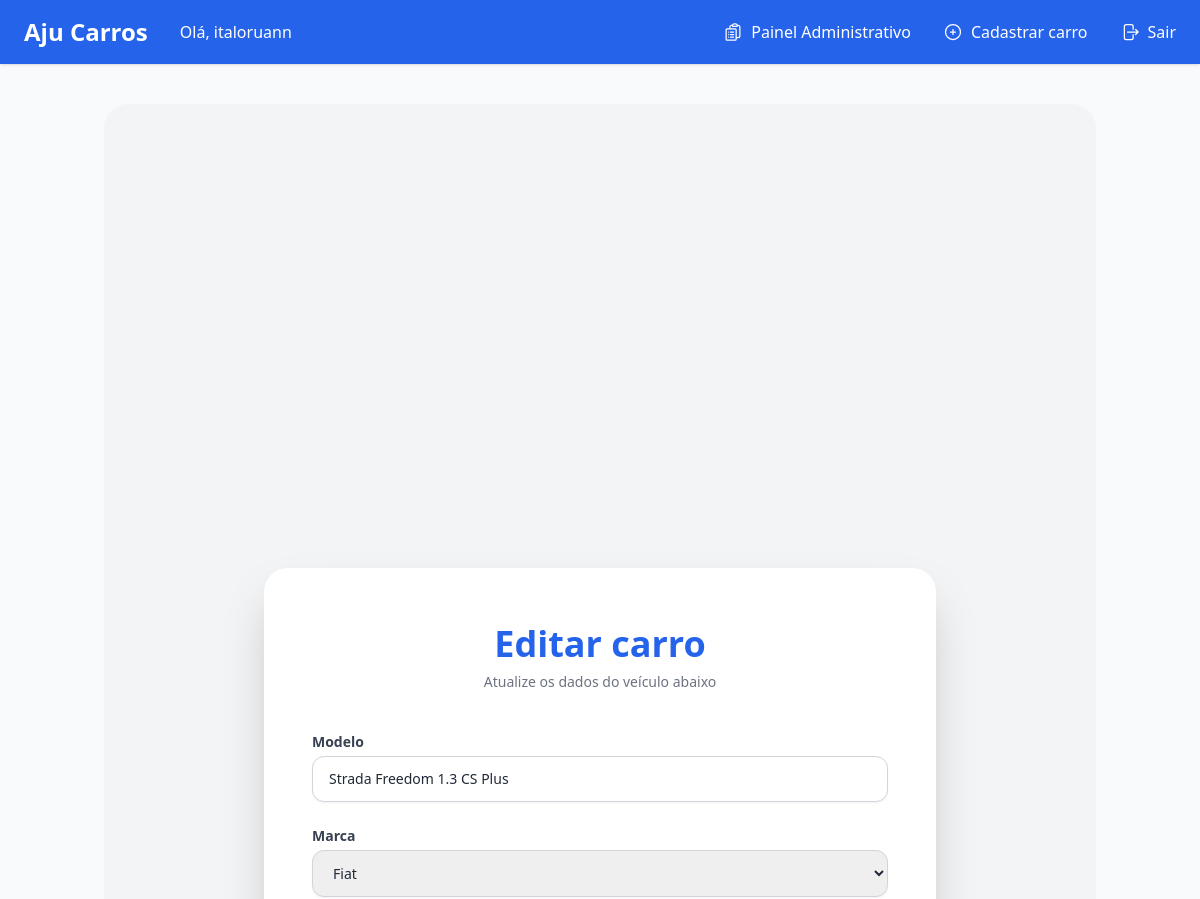
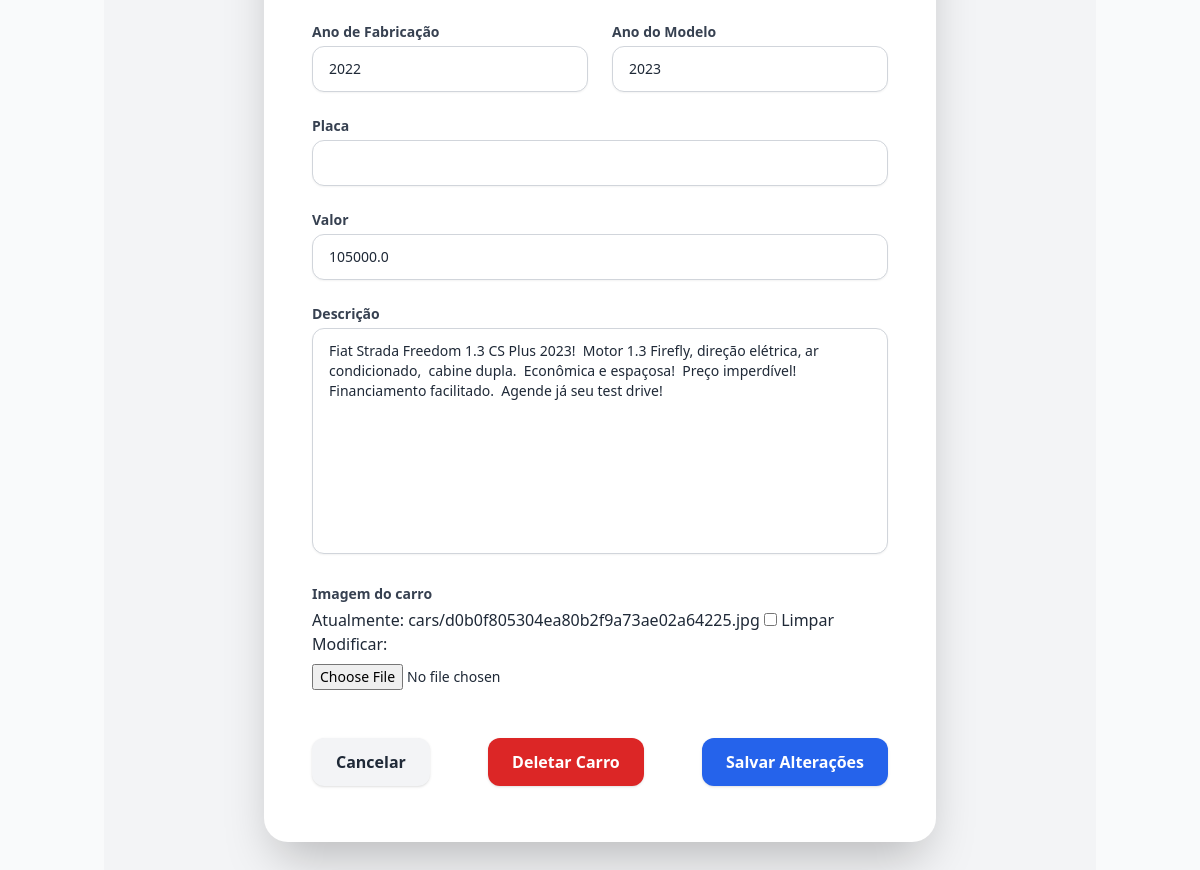
The app's page /car/40/update/ (signed in) with its own data (2 pictures, top to bottom).
### cars/models.py (models this page shows, shortened)
class Car(models.Model):
    id = models.AutoField(primary_key=True)
    model = models.CharField(max_length=200)
    brand = models.ForeignKey(Brand, on_delete=PROTECT, related_name='car_brand')
    factory_year = models.IntegerField(null=True, blank=True)
    model_year = models.IntegerField(null=True, blank=True)
    plate = models.CharField(null=True, blank=True, max_length=7)
    value = models.FloatField(null=True, blank=True)
    photo = models.ImageField(upload_to='cars/', null=True, blank=True)
    description = models.TextField(null=True, blank=True)

### cars/views.py (the view, shortened to what this page needs)
# urls.py: path('car/<int:pk>/update/', CarUpdateView.as_view(), name='car_update'),
class CarUpdateView(LoginRequiredMixin, UpdateView):
    login_url = '/login/'
    model = Car
    form_class = CarModelForm
    template_name = 'car_update.html'

### cars/forms.py (shortened to what this page needs)
class CarModelForm(forms.ModelForm):
    year_now = datetime.now().year
    class Meta:
        model = Car
        fields = "__all__"
    def __init__(self, *args, **kwargs):
        super().__init__(*args, **kwargs)
        required_fields = ['model', 'brand', 'factory_year', 'model_year', 'value']
        for field in required_fields:
            self.fields[field].required = True

### cars/models.py (called while the page is built)
    def __str__(self):
        return self.name

### cars/templates/car_update.html (shortened to what this page needs)
{% extends "base.html" %}
{% load widget_tweaks %}
{% block content %}
<div class="w-full max-w-2xl mx-auto bg-white rounded-3xl shadow-2xl px-8 py-12 sm:px-12 sm:py-14 mt-10">
  <div class="mb-10 text-center">
    <h2 class="text-4xl font-extrabold text-blue-600">Editar carro</h2>
    <p class="text-gray-500 text-sm mt-2">Atualize os dados do veículo abaixo</p>
  </div>
  <form method="POST" enctype="multipart/form-data" class="space-y-6">
    <div>
      <label for="{{ form.model.id_for_label }}" class="block text-sm font-semibold text-gray-700 mb-1">Modelo</label>
      {{ form.model|add_class:"w-full px-4 py-3 border border-gray-300 rounded-xl shadow-sm focus:outline-none focus:ring-2 focus:ring-blue-500 focus:border-blue-500 text-sm" }}
    </div>
    <div>
      <label for="{{ form.brand.id_for_label }}" class="block text-sm font-semibold text-gray-700 mb-1">Marca</label>
      {{ form.brand|add_class:"w-full px-4 py-3 border border-gray-300 rounded-xl shadow-sm focus:outline-none focus:ring-2 focus:ring-blue-500 focus:border-blue-500 text-sm" }}
    </div>
    <div class="grid grid-cols-1 sm:grid-cols-2 gap-6">
      <div>
        <label for="{{ form.factory_year.id_for_label }}" class="block text-sm font-semibold text-gray-700 mb-1">Ano de Fabricação</label>
        {{ form.factory_year|add_class:"w-full px-4 py-3 border border-gray-300 rounded-xl shadow-sm focus:outline-none focus:ring-2 focus:ring-blue-500 focus:border-blue-500 text-sm" }}
      </div>
      <div>
        <label for="{{ form.model_year.id_for_label }}" class="block text-sm font-semibold text-gray-700 mb-1">Ano do Modelo</label>
        {{ form.model_year|add_class:"w-full px-4 py-3 border border-gray-300 rounded-xl shadow-sm focus:outline-none focus:ring-2 focus:ring-blue-500 focus:border-blue-500 text-sm" }}
      </div>
    </div>
    <div>
      <label for="{{ form.plate.id_for_label }}" class="block text-sm font-semibold text-gray-700 mb-1">Placa</label>
      {{ form.plate|add_class:"w-full px-4 py-3 border border-gray-300 rounded-xl shadow-sm focus:outline-none focus:ring-2 focus:ring-blue-500 focus:border-blue-500 text-sm" }}
    </div>
    <div>
      <label for="{{ form.value.id_for_label }}" class="block text-sm font-semibold text-gray-700 mb-1">Valor</label>
      {{ form.value|add_class:"w-full px-4 py-3 border border-gray-300 rounded-xl shadow-sm focus:outline-none focus:ring-2 focus:ring-blue-500 focus:border-blue-500 text-sm" }}
    </div>
    <div>
      <label for="{{ form.description.id_for_label }}" class="block text-sm font-semibold text-gray-700 mb-1">Descrição</label>
      {{ form.description|add_class:"w-full px-4 py-3 border border-gray-300 rounded-xl shadow-sm focus:outline-none focus:ring-2 focus:ring-blue-500 focus:border-blue-500 text-sm resize-none" }}
    </div>
    <div>
      <label for="{{ form.photo.id_for_label }}" class="block text-sm font-semibold text-gray-700 mb-1">Imagem do carro</label>
      {{ form.photo|add_class:"w-full text-sm mt-2" }}
    </div>
    <div class="flex flex-col sm:flex-row justify-between gap-4 pt-6">
      <a href="{% url 'cars_list' %}"
        class="w-full sm:w-auto bg-gray-100 hover:bg-gray-200 text-gray-800 font-semibold py-3 px-6 rounded-xl shadow text-center transition">
        Cancelar
      </a>
      <a href="{% url 'car_delete' pk=object.pk %}"
        class="w-full sm:w-auto bg-red-600 hover:bg-red-700 text-white font-semibold py-3 px-6 rounded-xl shadow text-center transition">
        Deletar Carro
      </a>
      <button type="submit"
        class="w-full sm:w-auto bg-blue-600 hover:bg-blue-700 text-white font-semibold py-3 px-6 rounded-xl shadow transition">
        Salvar Alterações
      </button>
    </div>
  </form>
</div>
{% endblock %}

### core/templates/base.html (shortened to what this page needs)
<!DOCTYPE html>
{% load static %}
<html lang="pt-br">
  <head>
    <script src="https://cdn.tailwindcss.com"></script>
    <link rel="stylesheet" href="{% static 'css/animations.css' %}">
  </head>
  <body class="flex flex-col min-h-screen bg-gray-50 text-gray-800">
    <header class="bg-blue-600 text-white shadow">
      <nav class="max-w-7xl mx-auto px-6 py-4 flex items-center justify-between">
        <div class="flex items-center space-x-8">
          <a href="{% url 'home' %}" class="text-2xl font-bold">Aju Carros</a>
          {% if user.is_authenticated %}
            {% if user.is_superuser %}
              <p class="text-base font-sans">Olá, {{ user.username }}</p>
            {% else %}
              <p class="text-base font-sans">Olá, {{ user.first_name }}</p>
            {% endif %}
          {% endif %}
        </div>
        <div class="hidden md:flex space-x-8">
          {% if user.is_authenticated %}
            {% if user.is_superuser %}
              <a href="{% url 'admin:index' %}" class="nav-link flex items-center gap-x-2 hover:text-gray-100">
                Painel Administrativo
              </a>
            {% endif %}
            <a href="{% url 'new_car' %}" class="nav-link flex items-center gap-x-2 hover:text-gray-100">
              <svg xmlns="http://www.w3.org/2000/svg" fill="none" viewBox="0 0 24 24" stroke-width="1.5" stroke="currentColor" class="w-5 h-5">
                <path stroke-linecap="round" stroke-linejoin="round" d="M12 9v6m3-3H9m12 0a9 9 0 1 1-18 0 9 9 0 0 1 18 0Z" />
              </svg>
              Cadastrar carro
            </a>
            <a href="{% url 'logout' %}" class="nav-link flex items-center gap-x-2 hover:text-gray-100">
              Sair
            </a>
          {% endif %}
        </div>
      </nav>
    </header>
    <main class="flex-grow container mx-auto px-4 py-10">
      <div class="flex items-center justify-center min-h-screen rounded-3xl bg-gray-100 px-4">
        {% block content %}{% endblock %}
      </div>
    </main>
  </body>
</html>

### core/templates/base.html (style rules this page uses)
.nav-link { transition: all 0.2s ease-in-out; }

### records on screen
Car: model "Strada Freedom 1.3 CS Plus", brand "Fiat", factory_year "2022", model_year "2023", value "105000.0", description "Fiat Strada Freedom 1.3 CS Plus 2023! Motor 1.3 Firefly, direção elétrica, ar condicionado, cabine dupla. Econômica e espaçosa! Preço imperdível! Financiamento facilitado. Agende já seu test drive!"

### other values on screen
{{ user.username }} "italoruann"
